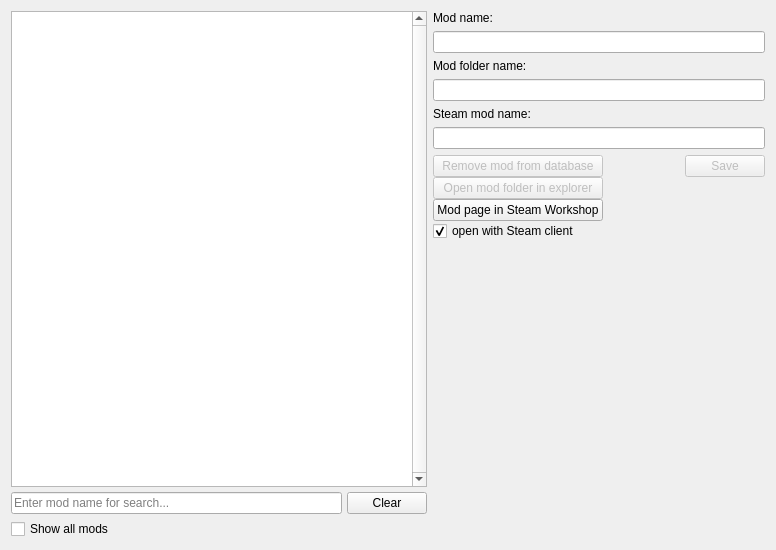
<?xml version="1.0" encoding="UTF-8"?>
<ui version="4.0">
 <class>DatabaseEditor</class>
 <widget class="QWidget" name="DatabaseEditor">
  <property name="geometry">
   <rect>
    <x>0</x>
    <y>0</y>
    <width>776</width>
    <height>550</height>
   </rect>
  </property>
  <property name="windowTitle">
   <string>Editor of internal mod database</string>
  </property>
  <layout class="QHBoxLayout" name="horizontalLayout_2" stretch="5,4">
   <item>
    <layout class="QVBoxLayout" name="leftMainVerticalLayout">
     <property name="spacing">
      <number>5</number>
     </property>
     <item>
      <widget class="QTableView" name="databaseView">
       <property name="verticalScrollBarPolicy">
        <enum>Qt::ScrollBarAlwaysOn</enum>
       </property>
       <property name="editTriggers">
        <set>QAbstractItemView::NoEditTriggers</set>
       </property>
       <property name="selectionMode">
        <enum>QAbstractItemView::SingleSelection</enum>
       </property>
       <property name="selectionBehavior">
        <enum>QAbstractItemView::SelectRows</enum>
       </property>
      </widget>
     </item>
     <item>
      <layout class="QHBoxLayout" name="searchHorizontalLayout">
       <property name="topMargin">
        <number>0</number>
       </property>
       <item>
        <widget class="QLineEdit" name="searchLineEdit">
         <property name="frame">
          <bool>true</bool>
         </property>
         <property name="placeholderText">
          <string>Enter mod name for search...</string>
         </property>
        </widget>
       </item>
       <item>
        <widget class="QPushButton" name="clearSearchPushButton">
         <property name="text">
          <string>Clear</string>
         </property>
        </widget>
       </item>
      </layout>
     </item>
     <item>
      <widget class="QCheckBox" name="showAllModsCheckBox">
       <property name="toolTip">
        <string>Display all mods that have been saved in the database.
If unchecked, only installed mods are displayed.</string>
       </property>
       <property name="text">
        <string>Show all mods</string>
       </property>
      </widget>
     </item>
    </layout>
   </item>
   <item>
    <layout class="QVBoxLayout" name="rightMainVerticalLayout">
     <item>
      <widget class="QLabel" name="modNameLabel">
       <property name="text">
        <string>Mod name:</string>
       </property>
      </widget>
     </item>
     <item>
      <widget class="QLineEdit" name="modNameLineEdit"/>
     </item>
     <item>
      <widget class="QLabel" name="modFolderLabel">
       <property name="text">
        <string>Mod folder name:</string>
       </property>
      </widget>
     </item>
     <item>
      <widget class="QLineEdit" name="modFolderNameLineEdit">
       <property name="readOnly">
        <bool>true</bool>
       </property>
      </widget>
     </item>
     <item>
      <widget class="QLabel" name="steamModNameLabel">
       <property name="text">
        <string>Steam mod name:</string>
       </property>
      </widget>
     </item>
     <item>
      <widget class="QLineEdit" name="steamModNameLineEdit"/>
     </item>
     <item>
      <layout class="QHBoxLayout" name="horizontalLayout" stretch="0,1,0">
       <property name="spacing">
        <number>0</number>
       </property>
       <item>
        <layout class="QVBoxLayout" name="verticalLayout" stretch="0,0,1,0,0">
         <item>
          <widget class="QPushButton" name="removeModPushButton">
           <property name="enabled">
            <bool>false</bool>
           </property>
           <property name="text">
            <string>Remove mod from database</string>
           </property>
          </widget>
         </item>
         <item>
          <widget class="QPushButton" name="openModFolderPushButton">
           <property name="enabled">
            <bool>false</bool>
           </property>
           <property name="text">
            <string>Open mod folder in explorer</string>
           </property>
          </widget>
         </item>
         <item>
          <widget class="QPushButton" name="openWorkshopPushButton">
           <property name="text">
            <string>Mod page in Steam Workshop</string>
           </property>
          </widget>
         </item>
         <item>
          <widget class="QCheckBox" name="openWorkshopWithSteamCheckBox">
           <property name="toolTip">
            <string>If unchecked, the mod page will be opened in the browser instead of the Steam client.</string>
           </property>
           <property name="text">
            <string>open with Steam client</string>
           </property>
           <property name="checked">
            <bool>true</bool>
           </property>
          </widget>
         </item>
         <item>
          <spacer name="verticalSpacer">
           <property name="orientation">
            <enum>Qt::Vertical</enum>
           </property>
           <property name="sizeHint" stdset="0">
            <size>
             <width>20</width>
             <height>0</height>
            </size>
           </property>
          </spacer>
         </item>
        </layout>
       </item>
       <item>
        <spacer name="horizontalSpacer">
         <property name="orientation">
          <enum>Qt::Horizontal</enum>
         </property>
         <property name="sizeHint" stdset="0">
          <size>
           <width>20</width>
           <height>20</height>
          </size>
         </property>
        </spacer>
       </item>
       <item>
        <layout class="QVBoxLayout" name="saveModInfoVerticalLayout">
         <item>
          <widget class="QPushButton" name="saveModInfoPushButton">
           <property name="enabled">
            <bool>false</bool>
           </property>
           <property name="text">
            <string>Save</string>
           </property>
          </widget>
         </item>
         <item>
          <spacer name="saveModInfoVerticalSpacer">
           <property name="orientation">
            <enum>Qt::Vertical</enum>
           </property>
           <property name="sizeHint" stdset="0">
            <size>
             <width>20</width>
             <height>0</height>
            </size>
           </property>
          </spacer>
         </item>
        </layout>
       </item>
      </layout>
     </item>
     <item>
      <spacer name="leftMainVerticalSpacer">
       <property name="orientation">
        <enum>Qt::Vertical</enum>
       </property>
       <property name="sizeHint" stdset="0">
        <size>
         <width>20</width>
         <height>0</height>
        </size>
       </property>
      </spacer>
     </item>
    </layout>
   </item>
  </layout>
 </widget>
 <resources/>
 <connections/>
</ui>
